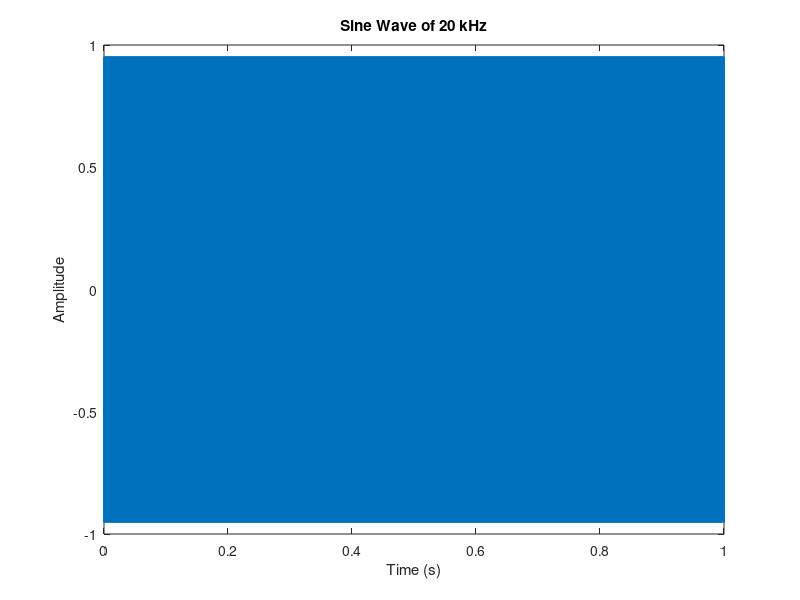
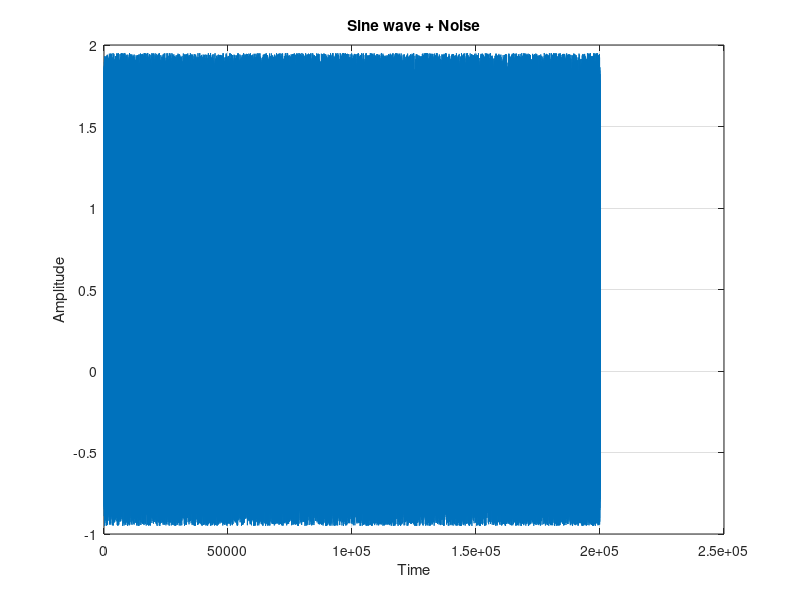
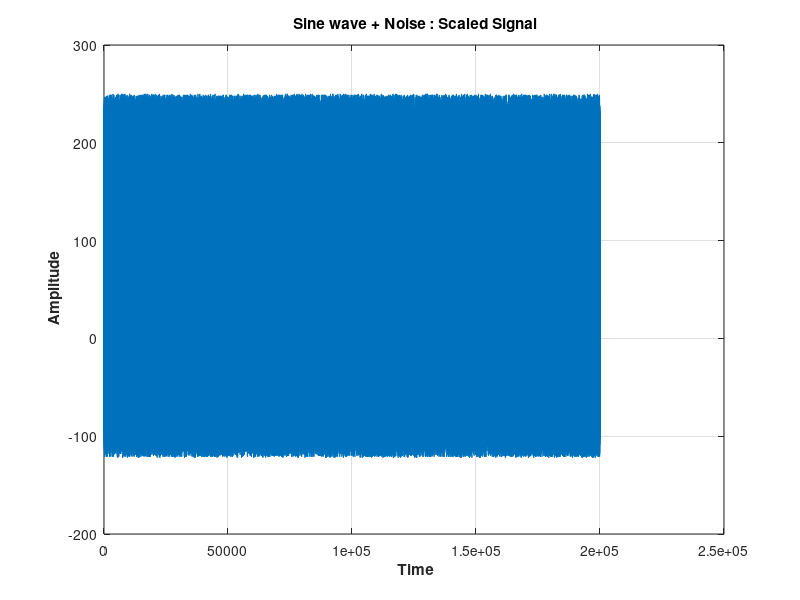

The MATLAB script that drew these images, in order:
%% Generate a signal to test the FIR Filter 
%% Generate a sine wave then add some noise to it
% Set the parameters
clear;
clc;
close all;
f = 20e3; % Frequency of 20 kHz
fs = 10*f; % Sampling frequency, at least 10 times the signal frequency
t = 0:1/fs:1; % Time vector

% Generate the sine wave
sine_wave = sin(1*2*pi*f*t);

% Plot the sine wave
plot(t, sine_wave);
title('Sine Wave of 20 kHz');
xlabel('Time (s)');
ylabel('Amplitude');


%% Now Generate a noise with a high frequency to test LPF Functionality
% Add a noise
noise = rand(1,length(sine_wave));
sine_with_noise = noise + sine_wave;
figure();plot(sine_with_noise);
grid on;
xlabel('Time');
ylabel('Amplitude');
title('Sine wave + Noise');

% Convert from real to integers
sample_length = 16;
scaling = 7;
sine_noise_integers = round(sine_with_noise.*(2^scaling));
figure();plot(1:length(sine_noise_integers), sine_noise_integers);
grid on;
xlabel('\bf Time');
ylabel('\bf Amplitude');
title('\bf Sine wave + Noise : Scaled Signal');

%% Convert from integers to hexa to capture the sample test in a text file
sine_noise_in_hex = dec2hex(mod((sine_noise_integers),2^sample_length),sample_length);
yy = cellstr(sine_noise_in_hex);
fid = fopen('signal_20KHz+noise.txt', 'wt');
fprintf(fid, '%s \n', yy{:});
